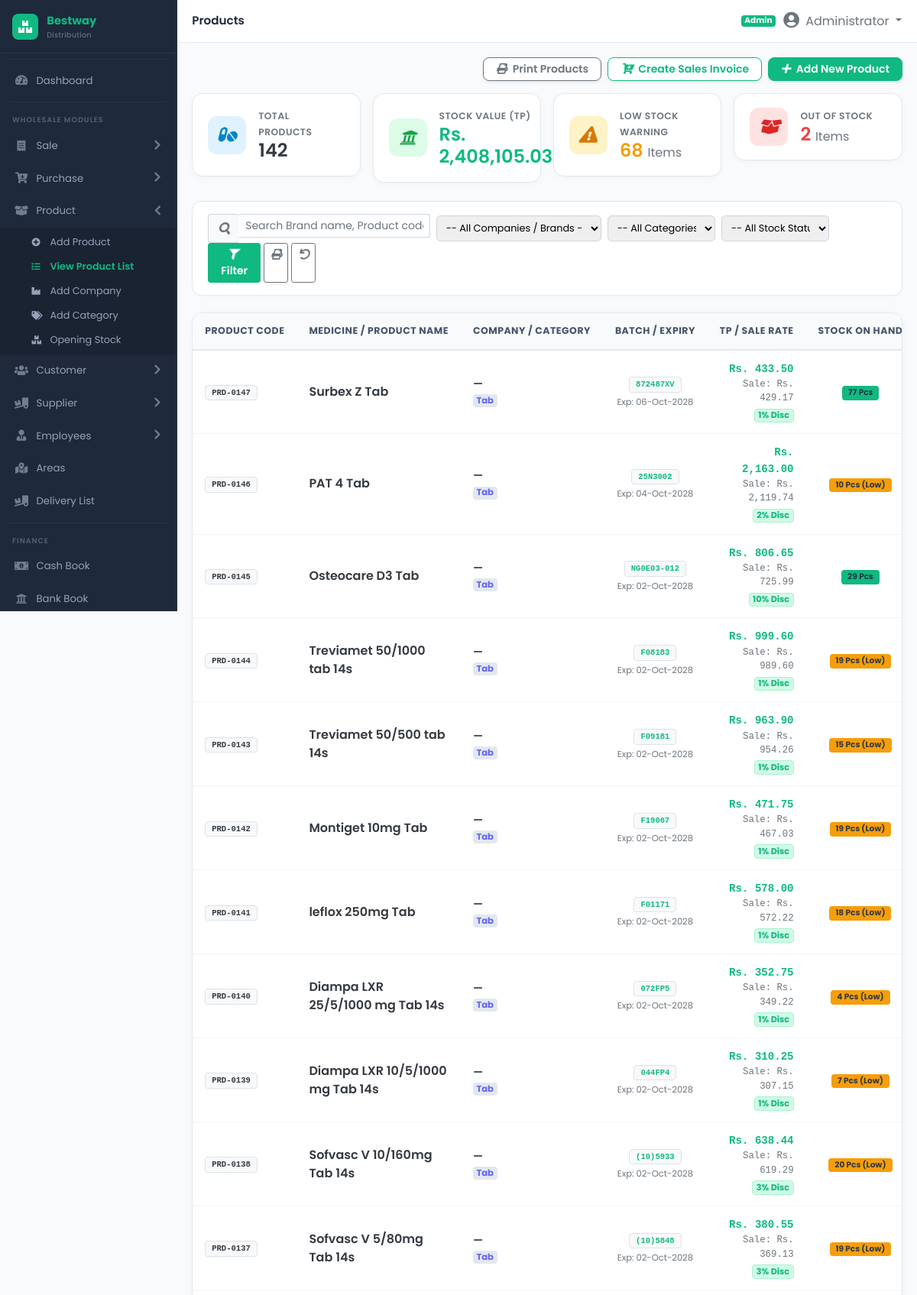
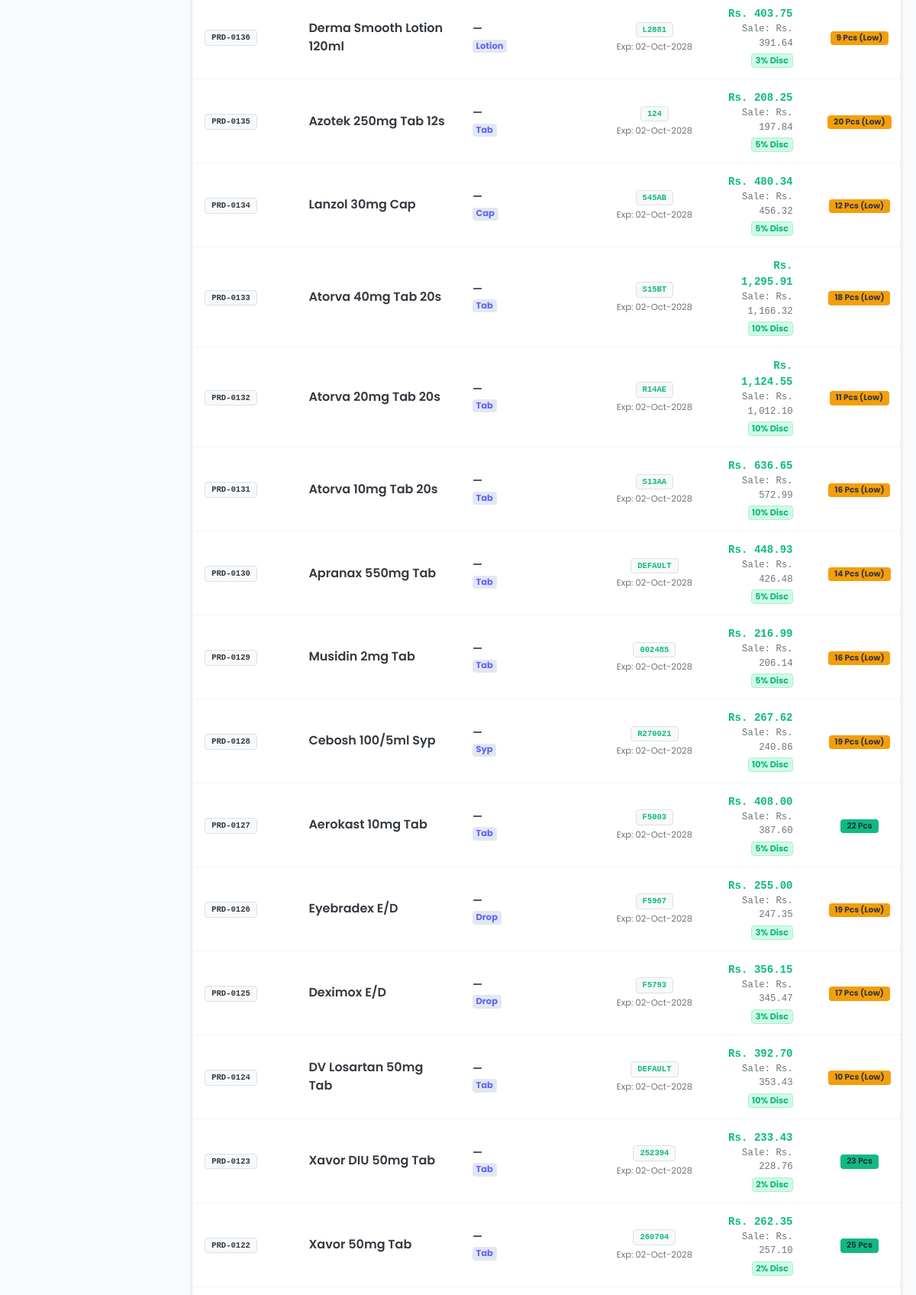
The app's page /modules/product/view_product_list.php (signed in, upper part) with its own data (2 pictures, top to bottom).
### tables this page shows
CREATE TABLE IF NOT EXISTS `products` (
  `id` INT AUTO_INCREMENT PRIMARY KEY,
  `product_code` VARCHAR(50) UNIQUE NULL,
  `barcode` VARCHAR(100) UNIQUE NULL,
  `name` VARCHAR(200) NOT NULL,
  `generic_name` VARCHAR(200) NULL,
  `company_id` INT NULL,
  `category_id` INT NULL,
  `unit_id` INT NULL,
  `pack_size` VARCHAR(50) NULL,
  `packs_per_box` INT DEFAULT 1,
  `tablets_per_pack` INT DEFAULT 10,
  `total_tablets_per_box` INT DEFAULT 10,
  `stock_unit` VARCHAR(50) DEFAULT 'Pack',
  `purchase_price` DECIMAL(12,2) DEFAULT 0.00,
  `trade_price` DECIMAL(12,2) DEFAULT 0.00,
  `retail_price` DECIMAL(12,2) DEFAULT 0.00,
  `wholesale_price` DECIMAL(12,2) DEFAULT 0.00,
  `discount_percent` DECIMAL(5,2) DEFAULT 0.00,
  `max_discount_percent` DECIMAL(5,2) DEFAULT 0.00,
  `reorder_level` INT DEFAULT 10,
  `opening_stock` INT DEFAULT 0,
  `current_stock` INT DEFAULT 0,
  `location_rack` VARCHAR(50) NULL,
  `requires_prescription` TINYINT(1) DEFAULT 0,
  `cold_chain` TINYINT(1) DEFAULT 0,
  `status` ENUM('Active', 'Inactive') DEFAULT 'Active',
  INDEX (`product_code`),
  INDEX (`name`),
  INDEX (`company_id`),
  INDEX (`category_id`),
  INDEX (`unit_id`),
  INDEX (`status`)
);

CREATE TABLE IF NOT EXISTS `categories` (
  `id` INT AUTO_INCREMENT PRIMARY KEY,
  `name` VARCHAR(100) NOT NULL,
  `code` VARCHAR(50) UNIQUE NULL,
  `description` TEXT NULL,
  `status` ENUM('Active', 'Inactive') DEFAULT 'Active',
  INDEX (`name`),
  INDEX (`status`)
);

### includes/functions.php (called while the page is built, shortened)
<?php
if (!function_exists('isAdmin')) {
    function isAdmin() {
        $role = strtolower($_SESSION['user_role'] ?? $_SESSION['role'] ?? '');
        return in_array($role, ['admin'], true);
    }
}

### modules/product/view_product_list.php (the view, shortened to what this page needs)
<?php
require_once dirname(__DIR__, 2) . '/includes/functions.php';
require_once __DIR__ . '/../../includes/header.php';
$can_manage_products = isAdmin();
$search          = trim($_GET['search'] ?? '');
$where = ["1=1"];
$params = [];
$where_sql = implode(" AND ", $where);
$products = [];
$total_products = 0;
$total_inventory_cost = 0;
$low_stock_count = 0;
$out_of_stock_count = 0;
if ($db_connected && $pdo) {
    try {
        $kpi = $pdo->query("
            SELECT
                COUNT(*) as total_items,
                SUM(current_stock * COALESCE(NULLIF(trade_price, 0), purchase_price, 0)) as total_val,
                SUM(CASE WHEN current_stock <= reorder_level AND current_stock > 0 THEN 1 ELSE 0 END) as low_cnt,
                SUM(CASE WHEN current_stock <= 0 THEN 1 ELSE 0 END) as out_cnt
            FROM products
        ")->fetch();
        $total_products       = intval($kpi['total_items'] ?? 0);
        $total_inventory_cost = floatval($kpi['total_val'] ?? 0);
        $low_stock_count      = intval($kpi['low_cnt'] ?? 0);
        $out_of_stock_count   = intval($kpi['out_cnt'] ?? 0);
        $stmt = $pdo->prepare("
            SELECT
                p.*,
                COALESCE(c.name, (
                    SELECT COALESCE(NULLIF(s.company_name, ''), s.name)
                    FROM purchases pu
                    JOIN suppliers s ON pu.supplier_id = s.id
                    JOIN purchase_items pi ON pi.purchase_id = pu.id
                    WHERE pi.product_id = p.id
                    ORDER BY pu.id DESC LIMIT 1
                )) as company_name,
                cat.name as category_name,
                u.name as unit_name,
                u.short_name as unit_short,
                COALESCE(
                    (SELECT pb.batch_no FROM product_batches pb WHERE pb.product_id = p.id AND pb.current_stock > 0 ORDER BY pb.expiry_date ASC, pb.id DESC LIMIT 1),
                    (SELECT pb.batch_no FROM product_batches pb WHERE pb.product_id = p.id ORDER BY pb.id DESC LIMIT 1),
                    (SELECT pi.batch_no FROM purchase_items pi WHERE pi.product_id = p.id AND pi.batch_no IS NOT NULL AND pi.batch_no != '' ORDER BY pi.id DESC LIMIT 1)
                ) as batch_no,
                COALESCE(
                    (SELECT pb.expiry_date FROM product_batches pb WHERE pb.product_id = p.id AND pb.current_stock > 0 ORDER BY pb.expiry_date ASC, pb.id DESC LIMIT 1),
                    (SELECT pb.expiry_date FROM product_batches pb WHERE pb.product_id = p.id ORDER BY pb.id DESC LIMIT 1),
                    (SELECT pi.expiry_date FROM purchase_items pi WHERE pi.product_id = p.id AND pi.expiry_date IS NOT NULL ORDER BY pi.id DESC LIMIT 1)
                ) as expiry_date
            FROM products p
            LEFT JOIN companies c ON p.company_id = c.id
            LEFT JOIN categories cat ON p.category_id = cat.id
            LEFT JOIN units u ON p.unit_id = u.id
            WHERE $where_sql
            ORDER BY p.id DESC
            LIMIT 300
        ");
        $stmt->execute($params);
        $products = $stmt->fetchAll();
    } catch (Exception $e) {}
}
?>
<div class="d-flex justify-content-end align-items-center mb-3">
    <div class="d-flex flex-wrap gap-2">
        <?php if ($can_manage_products): ?>
        <a href="print_products.php?<?= http_build_query($_GET) ?>" target="_blank" class="btn btn-sm btn-outline-secondary bg-white fw-semibold shadow-sm px-3 rounded-3">
            <i class="fa-solid fa-print me-1"></i> Print Products
        </a>
        <?php endif; ?>
        <a href="../sale/new_sale.php" class="btn btn-sm btn-outline-primary bg-white fw-semibold shadow-sm px-3 rounded-3">
            <i class="fa-solid fa-cart-plus me-1"></i> Create Sales Invoice
        </a>
        <?php if ($can_manage_products): ?>
        <a href="add_product.php" class="btn btn-sm btn-primary fw-semibold shadow-sm px-3 rounded-3">
            <i class="fa-solid fa-plus me-1"></i> Add New Product
        </a>
        <?php endif; ?>
    </div>
</div>
<div class="row g-3 mb-4">
    <div class="col-sm-6 col-lg-3">
        <div class="kpi-metric-card">
            <div class="kpi-icon-box icon-primary">
                <i class="fa-solid fa-pills"></i>
            </div>
            <div>
                <span class="text-muted small fw-semibold text-uppercase" style="letter-spacing: 0.5px;">Total Products</span>
                <h4 class="fw-bold mb-0 text-dark"><?= number_format($total_products) ?></h4>
            </div>
        </div>
    </div>
    <div class="col-sm-6 col-lg-3">
        <div class="kpi-metric-card">
            <div class="kpi-icon-box icon-success">
                <i class="fa-solid fa-university"></i>
            </div>
            <div>
                <span class="text-muted small fw-semibold text-uppercase" style="letter-spacing: 0.5px;">Stock Value (TP)</span>
                <h4 class="fw-bold mb-0 text-success">Rs. <?= number_format($total_inventory_cost, 2) ?></h4>
            </div>
        </div>
    </div>
    <div class="col-sm-6 col-lg-3">
        <div class="kpi-metric-card">
            <div class="kpi-icon-box icon-warning">
                <i class="fa-solid fa-exclamation-triangle"></i>
            </div>
            <div>
                <span class="text-muted small fw-semibold text-uppercase" style="letter-spacing: 0.5px;">Low Stock Warning</span>
                <h4 class="fw-bold mb-0 text-warning"><?= number_format($low_stock_count) ?> <span class="fs-6 text-muted fw-normal">Items</span></h4>
            </div>
        </div>
    </div>
    <div class="col-sm-6 col-lg-3">
        <div class="kpi-metric-card">
            <div class="kpi-icon-box icon-danger">
                <i class="fa-solid fa-box-open"></i>
            </div>
            <div>
                <span class="text-muted small fw-semibold text-uppercase" style="letter-spacing: 0.5px;">Out of Stock</span>
                <h4 class="fw-bold mb-0 text-danger"><?= number_format($out_of_stock_count) ?> <span class="fs-6 text-muted fw-normal">Items</span></h4>
            </div>
        </div>
    </div>
</div>
<div class="filter-card">
    <form method="GET" action="" class="row g-2 align-items-center">
        <div class="col-md-4">
            <div class="input-group input-group-sm">
                <span class="input-group-text bg-light border-end-0"><i class="fa-solid fa-search text-muted"></i></span>
                <input type="text" name="search" class="form-control border-start-0" placeholder="Search Brand name, Product code..." value="<?= htmlspecialchars($search) ?>">
            </div>
        </div>
        <div class="col-md-3">
            <select name="company_id" class="form-select form-select-sm">
                <option value="">-- All Companies / Brands --</option>
            </select>
        </div>
        <div class="col-md-2">
            <select name="category_id" class="form-select form-select-sm">
                <option value="">-- All Categories --</option>
            </select>
        </div>
        <div class="col-md-2">
            <select name="stock_status" class="form-select form-select-sm">
                <option value="">-- All Stock Status --</option>
            </select>
        </div>
        <div class="col-md-2 d-flex gap-1">
            <button type="submit" class="btn btn-sm btn-primary w-100 fw-bold" title="Filter Records">
                <i class="fa-solid fa-filter me-1"></i> Filter
            </button>
            <a href="print_products.php?<?= http_build_query($_GET) ?>" target="_blank" class="btn btn-sm btn-outline-secondary bg-white px-2 shadow-sm" title="Print Filtered Products">
                <i class="fa-solid fa-print"></i>
            </a>
            <a href="view_product_list.php" class="btn btn-sm btn-outline-secondary px-2" title="Reset Filters">
                <i class="fa-solid fa-undo"></i>
            </a>
        </div>
    </form>
</div>
<div class="catalog-card">
    <div class="table-responsive">
        <table class="table catalog-table">
            <thead>
                <tr>
                    <th style="width: 110px;">Product Code</th>
                    <th>Medicine / Product Name</th>
                    <th>Company / Category</th>
                    <th class="text-center" style="width: 125px;">Batch / Expiry</th>
                    <th class="text-end">TP / Sale Rate</th>
                    <th class="text-center">Stock on Hand</th>
                </tr>
            </thead>
            <tbody>
                <?php if (empty($products)): ?>
                    <tr>
                        <td colspan="<?= $can_manage_products ? 7 : 6 ?>" class="text-center py-5 text-muted">
                            <i class="fa-solid fa-box-open fs-1 text-secondary opacity-50 mb-3 d-block"></i>
                            <h6 class="fw-bold text-dark">No products found</h6>
                            <p class="small text-muted mb-3">No products match your current filters or no products have been added yet.</p>
                            <?php if ($can_manage_products): ?>
                            <a href="add_product.php" class="btn btn-sm btn-primary fw-bold px-3 py-2">
                                <i class="fa-solid fa-plus me-1"></i> Add First Product
                            </a>
                            <?php endif; ?>
                        </td>
                    </tr>
                <?php else: ?>
                    <?php foreach ($products as $p): ?>
                        <?php
                            $tp   = floatval($p['trade_price'] ?? 0);
                            $sale = floatval($p['wholesale_price'] > 0 ? $p['wholesale_price'] : $tp);
                            $cur_stock = floatval($p['current_stock'] ?? 0);
                        ?>
                        <tr>
                            <td>
                                <span class="badge bg-light text-dark border font-monospace px-2 py-1">
                                    <?= htmlspecialchars($p['product_code']) ?>
                                </span>
                            </td>
                            <td>
                                <div class="fw-bold text-dark fs-6"><?= htmlspecialchars($p['name']) ?></div>
                            </td>
                            <td>
                                <div class="fw-semibold text-dark"><?= htmlspecialchars(!empty($p['company_name']) ? $p['company_name'] : '—') ?></div>
                                <span class="badge bg-secondary-subtle text-secondary" style="font-size: 0.72rem;">
                                    <?= htmlspecialchars(!empty($p['category_name']) ? $p['category_name'] : '—') ?>
                                </span>
                            </td>
                            <td class="text-center">
                                <?php if (!empty($p['batch_no'])): ?>
                                    <span class="badge bg-light text-primary border font-monospace px-2 py-1">
                                        <?= htmlspecialchars($p['batch_no']) ?>
                                    </span>
                                    <?php if (!empty($p['expiry_date'])): ?>
                                        <div class="text-muted mt-1" style="font-size: 0.72rem;">
                                            Exp: <?= date('d-M-Y', strtotime($p['expiry_date'])) ?>
                                        </div>
                                    <?php endif; ?>
                                <?php else: ?>
                                    <span class="text-muted small">—</span>
                                <?php endif; ?>
                            </td>
                            <td class="text-end">
                                <div class="fw-bold text-primary font-monospace">Rs. <?= number_format($tp, 2) ?></div>
                                <div class="small text-muted font-monospace">Sale: Rs. <?= number_format($sale, 2) ?></div>
                                <?php if (floatval($p['discount_percent'] ?? 0) > 0): ?>
                                    <span class="badge bg-success-subtle text-success border border-success-subtle mt-1" style="font-size: 0.70rem;">
                                        <?= floatval($p['discount_percent']) ?>% Disc
                                    </span>
                                <?php endif; ?>
                            </td>
                            <td class="text-center">
                                <?php if ($cur_stock <= 0): ?>
                                    <span class="badge bg-danger px-2 py-1">Out of Stock (0)</span>
                                <?php elseif ($cur_stock <= ($p['reorder_level'] ?? 10)): ?>
                                    <span class="badge bg-warning text-dark px-2 py-1">
                                        <?= $cur_stock ?> Pcs (Low)
                                    </span>
                                <?php else: ?>
                                    <span class="badge bg-success px-2 py-1 fw-bold">
                                        <?= $cur_stock ?> Pcs
                                    </span>
                                <?php endif; ?>
                            </td>
                        </tr>
                    <?php endforeach; ?>
                <?php endif; ?>
            </tbody>
        </table>
    </div>
</div>
<?php require_once __DIR__ . '/../../includes/footer.php'; ?>

### records on screen
products: product_code "PRD-0147", name "Surbex Z Tab", company_name "—", category.name "Tab", batch_no "872487XV", expiry_date "06-Oct-2028", trade_price "433.50", wholesale_price "429.17", discount_percent "1", current_stock "77"
products: product_code "PRD-0146", name "PAT 4 Tab", company_name "—", category.name "Tab", batch_no "25N3002", expiry_date "04-Oct-2028", trade_price "2,163.00", wholesale_price "2,119.74", discount_percent "2", current_stock "10"
products: product_code "PRD-0145", name "Osteocare D3 Tab", company_name "—", category.name "Tab", batch_no "NG0E03-012", expiry_date "02-Oct-2028", trade_price "806.65", wholesale_price "725.99", discount_percent "10", current_stock "29"
products: product_code "PRD-0144", name "Treviamet 50/1000 tab 14s", company_name "—", category.name "Tab", batch_no "F08183", expiry_date "02-Oct-2028", trade_price "999.60", wholesale_price "989.60", discount_percent "1", current_stock "19"
products: product_code "PRD-0143", name "Treviamet 50/500 tab 14s", company_name "—", category.name "Tab", batch_no "F09181", expiry_date "02-Oct-2028", trade_price "963.90", wholesale_price "954.26", discount_percent "1", current_stock "15"
products: product_code "PRD-0142", name "Montiget 10mg Tab", company_name "—", category.name "Tab", batch_no "F19067", expiry_date "02-Oct-2028", trade_price "471.75", wholesale_price "467.03", discount_percent "1", current_stock "19"
products: product_code "PRD-0141", name "leflox 250mg Tab", company_name "—", category.name "Tab", batch_no "F01171", expiry_date "02-Oct-2028", trade_price "578.00", wholesale_price "572.22", discount_percent "1", current_stock "18"
products: product_code "PRD-0140", name "Diampa LXR 25/5/1000 mg Tab 14s", company_name "—", category.name "Tab", batch_no "072FP5", expiry_date "02-Oct-2028", trade_price "352.75", wholesale_price "349.22", discount_percent "1", current_stock "4"
products: product_code "PRD-0139", name "Diampa LXR 10/5/1000 mg Tab 14s", company_name "—", category.name "Tab", batch_no "044FP4", expiry_date "02-Oct-2028", trade_price "310.25", wholesale_price "307.15", discount_percent "1", current_stock "7"
products: product_code "PRD-0138", name "Sofvasc V 10/160mg Tab 14s", company_name "—", category.name "Tab", batch_no "(10)5933", expiry_date "02-Oct-2028", trade_price "638.44", wholesale_price "619.29", discount_percent "3", current_stock "20"
products: product_code "PRD-0137", name "Sofvasc V 5/80mg Tab 14s", company_name "—", category.name "Tab", batch_no "(10)5848", expiry_date "02-Oct-2028", trade_price "380.55", wholesale_price "369.13", discount_percent "3", current_stock "19"
products: product_code "PRD-0136", name "Derma Smooth Lotion 120ml", company_name "—", category.name "Lotion", batch_no "L2881", expiry_date "02-Oct-2028", trade_price "403.75", wholesale_price "391.64", discount_percent "3", current_stock "9"
products: product_code "PRD-0135", name "Azotek 250mg Tab 12s", company_name "—", category.name "Tab", batch_no "124", expiry_date "02-Oct-2028", trade_price "208.25", wholesale_price "197.84", discount_percent "5", current_stock "20"
products: product_code "PRD-0134", name "Lanzol 30mg Cap", company_name "—", category.name "Cap", batch_no "545AB", expiry_date "02-Oct-2028", trade_price "480.34", wholesale_price "456.32", discount_percent "5", current_stock "12"
products: product_code "PRD-0133", name "Atorva 40mg Tab 20s", company_name "—", category.name "Tab", batch_no "S15BT", expiry_date "02-Oct-2028", trade_price "1,295.91", wholesale_price "1,166.32", discount_percent "10", current_stock "18"
products: product_code "PRD-0132", name "Atorva 20mg Tab 20s", company_name "—", category.name "Tab", batch_no "R14AE", expiry_date "02-Oct-2028", trade_price "1,124.55", wholesale_price "1,012.10", discount_percent "10", current_stock "11"
products: product_code "PRD-0131", name "Atorva 10mg Tab 20s", company_name "—", category.name "Tab", batch_no "S13AA", expiry_date "02-Oct-2028", trade_price "636.65", wholesale_price "572.99", discount_percent "10", current_stock "16"
products: product_code "PRD-0130", name "Apranax 550mg Tab", company_name "—", category.name "Tab", batch_no "DEFAULT", expiry_date "02-Oct-2028", trade_price "448.93", wholesale_price "426.48", discount_percent "5", current_stock "14"
products: product_code "PRD-0129", name "Musidin 2mg Tab", company_name "—", category.name "Tab", batch_no "002485", expiry_date "02-Oct-2028", trade_price "216.99", wholesale_price "206.14", discount_percent "5", current_stock "16"
products: product_code "PRD-0128", name "Cebosh 100/5ml Syp", company_name "—", category.name "Syp", batch_no "R270021", expiry_date "02-Oct-2028", trade_price "267.62", wholesale_price "240.86", discount_percent "10", current_stock "19"
products: product_code "PRD-0127", name "Aerokast 10mg Tab", company_name "—", category.name "Tab", batch_no "F5003", expiry_date "02-Oct-2028", trade_price "408.00", wholesale_price "387.60", discount_percent "5", current_stock "22"
products: product_code "PRD-0126", name "Eyebradex E/D", company_name "—", category.name "Drop", batch_no "F5967", expiry_date "02-Oct-2028", trade_price "255.00", wholesale_price "247.35", discount_percent "3", current_stock "19"
products: product_code "PRD-0125", name "Deximox E/D", company_name "—", category.name "Drop", batch_no "F5793", expiry_date "02-Oct-2028", trade_price "356.15", wholesale_price "345.47", discount_percent "3", current_stock "17"
products: product_code "PRD-0124", name "DV Losartan 50mg Tab", company_name "—", category.name "Tab", batch_no "DEFAULT", expiry_date "02-Oct-2028", trade_price "392.70", wholesale_price "353.43", discount_percent "10", current_stock "10"
products: product_code "PRD-0123", name "Xavor DIU 50mg Tab", company_name "—", category.name "Tab", batch_no "252394", expiry_date "02-Oct-2028", trade_price "233.43", wholesale_price "228.76", discount_percent "2", current_stock "23"
products: product_code "PRD-0122", name "Xavor 50mg Tab", company_name "—", category.name "Tab", batch_no "260704", expiry_date "02-Oct-2028", trade_price "262.35", wholesale_price "257.10", discount_percent "2", current_stock "25"

### other values on screen
$page_title "Products"
roleLabel($_SESSION['user_role'] ?? 'Admin') "Admin"
$_SESSION['user_fullname'] "Administrator"
$total_products "142"
$total_inventory_cost "2,408,105.03"
$low_stock_count "68"
$out_of_stock_count "2"
